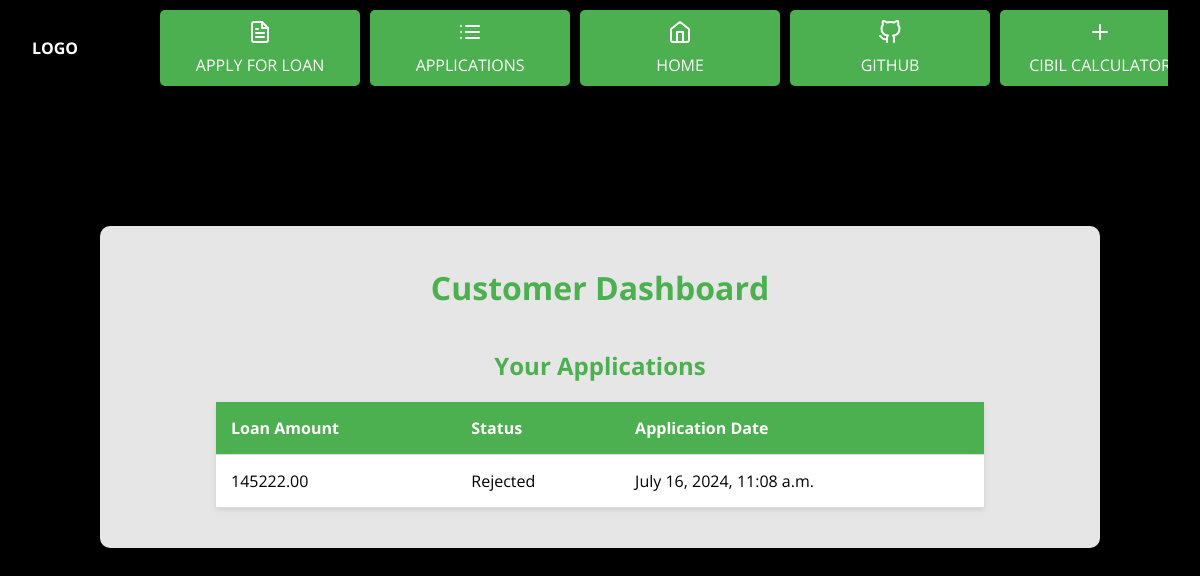
The app's page /accounts/register/customer_dashboard/ (signed in), older data.
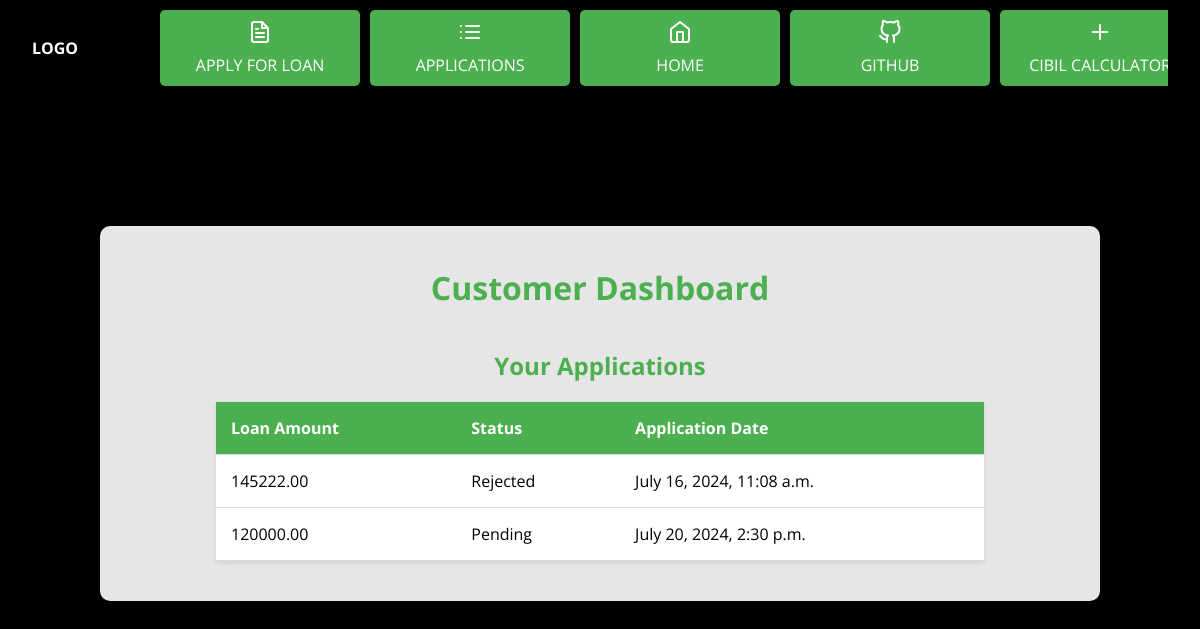
The same page, newer data.
### loans/models.py (models this page shows, shortened)
class Application(models.Model):
    STATUS_CHOICES = [
        ('P', 'Pending'),
        ('A', 'Approved'),
        ('R', 'Rejected'),
    ]
    user = models.ForeignKey(User, on_delete=models.CASCADE)
    name = models.CharField(max_length=100)
    contact_no = models.CharField(max_length=15)
    city = models.CharField(max_length=100)
    country = models.CharField(max_length=100,default='India')  # Added field for country
    no_of_dependents = models.IntegerField()
    education = models.IntegerField(choices=[(0, '0'), (1, '1')],default=1)
    employment_status = models.IntegerField(default=1)
    income_annum = models.DecimalField(max_digits=12, decimal_places=2 , default=0)
    loan_amount = models.DecimalField(max_digits=10, decimal_places=2)
    loan_term = models.IntegerField(help_text="Loan term in years")
    cibil_score = models.IntegerField()
    residential_assets_value = models.DecimalField(max_digits=12, decimal_places=2, default=0)
    commercial_assets_value = models.DecimalField(max_digits=12, decimal_places=2, default=0)
    luxury_assets_value = models.DecimalField(max_digits=12, decimal_places=2, default=0)
    bank_asset_value = models.DecimalField(max_digits=12, decimal_places=2, default=0)
    status = models.CharField(max_length=1, choices=STATUS_CHOICES, default='P')
    application_date = models.DateTimeField(auto_now_add=True)
    passport_photo = models.ImageField(upload_to='passport_photos/', null=True, blank=True)
    ml_prediction = models.CharField(max_length=50, blank=True, null=True)

### loans/views.py (the view)
# urls.py: path('customer_dashboard/', views.customer_dashboard, name='customer_dashboard'),
@login_required
def customer_dashboard(request):
    applications = Application.objects.filter(user=request.user)
    return render(request, 'loans/customer_dashboard.html', {'applications': applications})

### loans/templates/loans/customer_dashboard.html (shortened to what this page needs)
<!DOCTYPE html>
<html lang="en">
<head>
    <link rel="stylesheet" href="https://cdnjs.cloudflare.com/ajax/libs/feather-icons/4.28.0/feather.min.css">
</head>
<body>
    <div class="header">
        <div class="header__logo">
            <strong>LOGO</strong>
        </div>
        <nav class="navbar">
            <ul class="navbar__menu">
                <li class="navbar__item">
                    <a href="{% url 'apply_loan' %}" class="navbar__link"><i data-feather="file-text"></i><span>Apply for Loan</span> </a>
                </li>
                <li class="navbar__item">
                    <a href="{% url 'customer_dashboard' %}" class="navbar__link"><i data-feather="list"></i><span>Applications</span></a>
                </li>
                <li class="navbar__item">
                    <a href="{% url 'logout' %}" class="navbar__link"><i data-feather="home"></i><span>Home</span></a>
                </li>
                <li class="navbar__item">
                    <a href="https://github.com/HARSHGit45/Ai-Assisted-Loan-Approval-System-Django" class="navbar__link"><i data-feather="github"></i><span>GitHub</span></a>
                </li>
                <li class="navbar__item">
                    <a href="{% url 'cibil_calculator' %}" class="navbar__link"><i data-feather="plus"></i><span>CIBIL Calculator</span></a>
                </li>
            </ul>
        </nav>
    </div>
    <div class="container">
        <h1>Customer Dashboard</h1>
        <h2>Your Applications</h2>
        <table>
            <thead>
                <tr>
                    <th>Loan Amount</th>
                    <th>Status</th>
                    <th>Application Date</th>
                </tr>
            </thead>
            <tbody>
                {% for application in applications %}
                <tr>
                    <td>{{ application.loan_amount }}</td>
                    <td>{{ application.get_status_display }}</td>
                    <td>{{ application.application_date }}</td>
                </tr>
                {% endfor %}
            </tbody>
        </table>
    </div>
</body>
</html>

Row changes from the older to the newer data that the page shows:
added Application: loan_amount "120000.00", status "Pending", application_date "July 20, 2024, 2:30 p.m."
